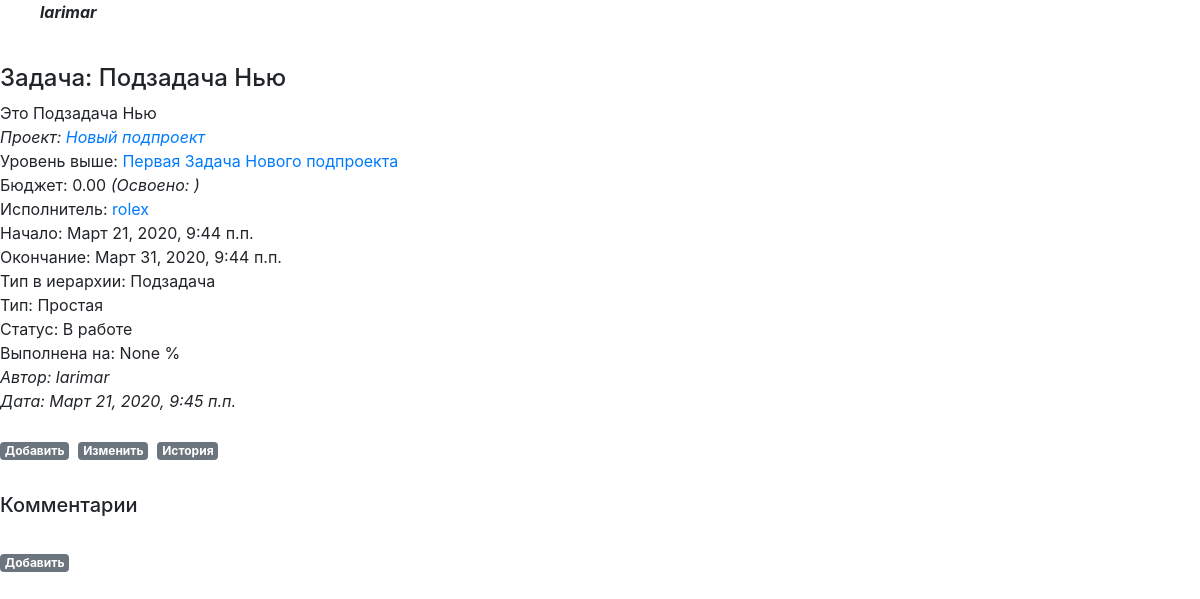
The app's page /projects/taskcomments_page/7 (signed in), older data.
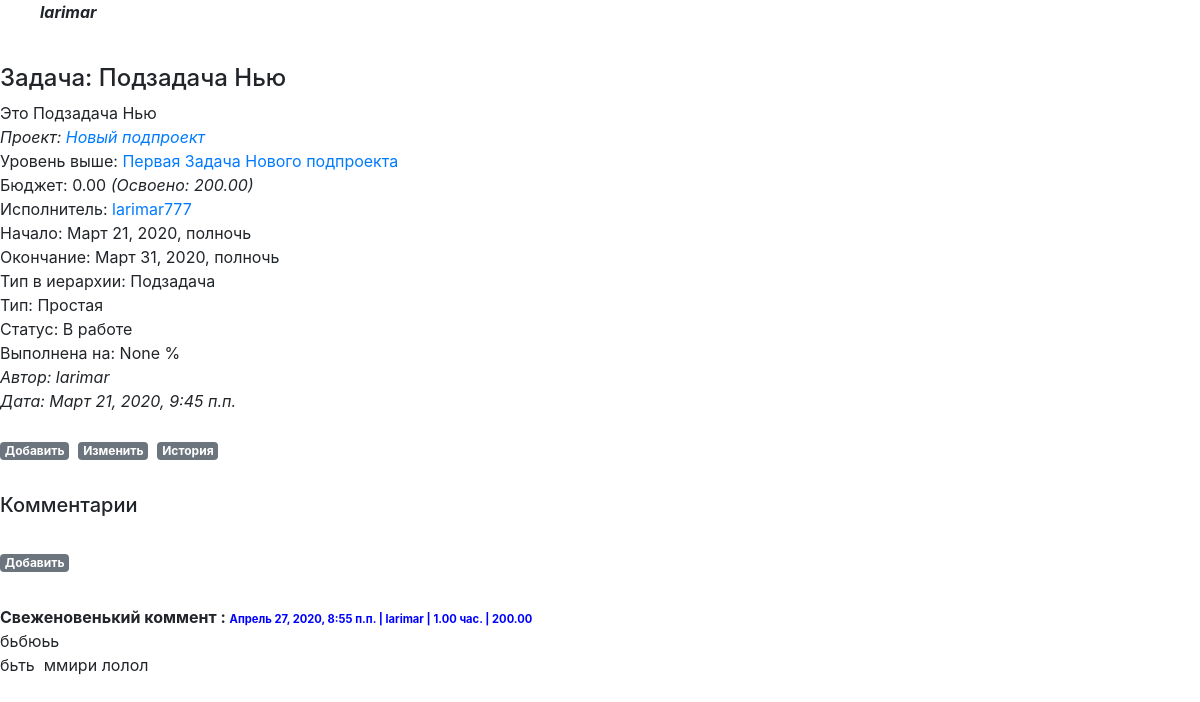
The same page, newer data.
### projects/models.py (models this page shows, shortened)
class Task(MPTTModel):
    name = models.CharField("Наименование", max_length=128)
    description = RichTextUploadingField("Описание")
    datebegin = models.DateTimeField("Начало")
    dateend = models.DateTimeField("Окончание")
    project = models.ForeignKey('Project', on_delete=models.CASCADE, related_name='resultproject', verbose_name="Проект")
    parent = TreeForeignKey('self', null=True, blank=True, limit_choices_to={'is_active':True}, on_delete=models.CASCADE, related_name='task_children', verbose_name="Задача верхнего уровня")
    assigner = models.ForeignKey('auth.User', on_delete=models.CASCADE, related_name='task_assigner', verbose_name="Исполнитель")
    cost = models.DecimalField("Стоимость", max_digits=12, decimal_places=2)
    percentage = models.DecimalField("Процент выполнения", max_digits=5, decimal_places=2)
    structure_type = models.ForeignKey('Dict_TaskStructureType', limit_choices_to={'is_active':True}, on_delete=models.CASCADE, related_name='task_structure_type', verbose_name="Тип задачи в иерархии")
    type = models.ForeignKey('Dict_TaskType', limit_choices_to={'is_active':True}, on_delete=models.CASCADE, related_name='project_type', verbose_name="Тип")
    status = models.ForeignKey('Dict_TaskStatus', limit_choices_to={'is_active':True}, on_delete=models.CASCADE, related_name='project_status', verbose_name="Статус")
    datecreate = models.DateTimeField("Создана", auto_now_add=True)
    dateclose = models.DateTimeField("Дата закрытия", auto_now_add=False, blank=True, null=True)
    author = models.ForeignKey('auth.User', on_delete=models.CASCADE, related_name='resultuser', verbose_name="Автор")
    is_active = models.BooleanField("Активность", default=True)
    class MPTTMeta:
        order_insertion_by = ['-dateend']
    class Meta:
        verbose_name = 'Задача'
        verbose_name_plural = 'Задачи'

class Project(MPTTModel):
    name = models.CharField("Наименование", max_length=64)
    description = RichTextUploadingField("Описание")
    datebegin = models.DateField("Начало")
    dateend = models.DateField("Окончание")
    company = models.ForeignKey('companies.Company', on_delete=models.CASCADE, related_name='resultcompany', verbose_name="Компания")
    parent = TreeForeignKey('self', null=True, blank=True, limit_choices_to={'is_active':True}, on_delete=models.CASCADE, related_name='project_children', verbose_name="Проект верхнего уровня")
    assigner = models.ForeignKey('auth.User', on_delete=models.CASCADE, related_name='project_assigner', verbose_name="Исполнитель")
    cost = models.DecimalField("Стоимость", max_digits=12, decimal_places=2)
    percentage = models.DecimalField("Процент выполнения", max_digits=5, decimal_places=2)
    structure_type = models.ForeignKey('Dict_ProjectStructureType', limit_choices_to={'is_active':True}, on_delete=models.CASCADE, related_name='project_structure_type', verbose_name="Тип проекта в иерархии")
    type = models.ForeignKey('Dict_ProjectType', limit_choices_to={'is_active':True}, on_delete=models.CASCADE, related_name='project_type', verbose_name="Тип")
    status = models.ForeignKey('Dict_ProjectStatus', limit_choices_to={'is_active':True}, on_delete=models.CASCADE, related_name='project_status', verbose_name="Статус")
    datecreate = models.DateTimeField("Создан", auto_now_add=True)
    dateclose = models.DateTimeField("Дата закрытия", auto_now_add=False, blank=True, null=True)
    author = models.ForeignKey('auth.User', on_delete=models.CASCADE, related_name='project_author', verbose_name="Автор")
    members = models.ManyToManyField('auth.User', related_name='project_members', verbose_name="Участники")
    is_active = models.BooleanField("Активность", default=True)
    class MPTTMeta:
        order_insertion_by = ['name']
    class Meta:
        verbose_name = 'Проект'
        verbose_name_plural = 'Проекты'

class Dict_TaskStructureType(models.Model):
    name = models.CharField("Наименование", max_length=64)
    sort = models.PositiveSmallIntegerField(default=1, blank=True, null=True)
    name_lang = models.CharField("Перевод", max_length=64, blank=True, null=True)
    is_active = models.BooleanField("Активность", default=True)
    class Meta:
        ordering = ('sort',)
        verbose_name = 'Тип задачи в иерархии'
        verbose_name_plural = 'Типы задач в иерархии'
    def __str__(self):
        return (self.name)

class Dict_TaskType(models.Model):
    name = models.CharField("Наименование", max_length=64)
    sort = models.PositiveSmallIntegerField(default=1, blank=True, null=True)
    name_lang = models.CharField("Перевод", max_length=64, blank=True, null=True)
    is_active = models.BooleanField("Активность", default=True)
    class Meta:
        ordering = ('sort',)
        verbose_name = 'Тип задачи'
        verbose_name_plural = 'Типы задач'
    def __str__(self):
        return (self.name)

class Dict_TaskStatus(models.Model):
    name = models.CharField("Наименование", max_length=64)
    sort = models.PositiveSmallIntegerField(default=1, blank=True, null=True)
    name_lang = models.CharField("Перевод", max_length=64, blank=True, null=True)
    is_close = models.BooleanField("Закрывает задачу", default=False)
    is_active = models.BooleanField("Активность", default=True)
    class Meta:
        ordering = ('sort',)
        verbose_name = 'Статус задачи'
        verbose_name_plural = 'Статусы задач'
    def __str__(self):
        return (self.name)

class TaskComment(models.Model):
    name = models.CharField("Наименование", max_length=128)
    description = RichTextUploadingField("Описание")
    time = models.DecimalField("Время работы, час.", max_digits=6, decimal_places=2, blank=False, null=False)
    cost = models.DecimalField("Стоимость", max_digits=9, decimal_places=2)
    task = models.ForeignKey('Task', on_delete=models.CASCADE, related_name='resulttask', verbose_name="Задача")
    datecreate = models.DateTimeField("Создан", auto_now_add=True)
    author = models.ForeignKey('auth.User', on_delete=models.CASCADE, verbose_name="Автор")
    is_active = models.BooleanField("Активность", default=True)
    class Meta:
        verbose_name = 'Комментарий'
        verbose_name_plural = 'Комментарии'

### projects/views.py (the view)
# urls.py: path('taskcomments_page/<int:taskid>', views.taskcomments, name = 'taskcomments'),
@login_required   # декоратор для перенаправления неавторизованного пользователя на страницу авторизации
def taskcomments(request, taskid):
    currenttask = Task.objects.get(id=taskid)
    currentuser = request.user.id
    taskcomment_costsum = TaskComment.objects.filter(task=taskid).aggregate(Sum('cost'))
    taskcomment_list = TaskComment.objects.filter(Q(author=request.user.id) | Q(task__project__members__in=[currentuser,]), is_active=True, task=taskid)
    button_taskcomment_create = ''
    button_task_create = ''
    button_task_update = ''
    button_task_history = ''
    is_member = Project.objects.filter(members__in=[currentuser,]).exists()
    if currentuser == currenttask.author_id or currentuser == currenttask.assigner_id or is_member:
       button_task_create = 'Добавить'
       button_task_history = 'История'
       button_taskcomment_create = 'Добавить'
       if currentuser == currenttask.author_id:
          button_task_update = 'Изменить'
    return render(request, "task_detail.html", {
                              'nodes': taskcomment_list.distinct().order_by(),
                              'task': currenttask,
                              'button_task_create': button_task_create,
                              'button_task_update': button_task_update,
                              'button_task_history': button_task_history,
                              'taskcomment_costsum': taskcomment_costsum,
                              'button_taskcomment_create': button_taskcomment_create,
                                                })

### projects/models.py (called while the page is built)
    def __str__(self):
        return (self.name)

    def __str__(self):
        return (self.name)

    def __str__(self):
        return (self.name)

### templates/task_detail.html (shortened to what this page needs)
{% extends 'base.html' %}
{% block task %}
   <div class="task-entry">
      <p><h4>Задача: {{ task.name }}
        </h4></p>
      <p>{% autoescape off %}{{ task.description }}{% endautoescape %}</p>
      <i><p>Проект: <a href="{% url 'my_project:tasks' task.project.pk 0 %}">{{ task.project.name }}</a></p></i>
      {% if task.parent %}
         <p>Уровень выше: <a href="{% url 'my_project:taskcomments' task.parent.pk %}">{{ task.parent.name }}</a></p>
      {% endif %}
      <p>Бюджет: {{ task.cost }} <i>(Освоено: {{ taskcomment_costsum.cost__sum|floatformat:2 }})</i></p>
      <p>Исполнитель: <span class="hint hint--bottom hint--info" data-hint="Профиль исполнителя"><a href="{% url 'my_account:userprofile_detail' task.assigner.pk ' ' %}">{{ task.assigner }}</a></span></p>
      <p>Начало: {{ task.datebegin }}</p>
      <p>Окончание: {{ task.dateend }}</p>
      <p>Тип в иерархии: {{ task.structure_type }}</p>
      <p>Тип: {{ task.type }}</p>
      <p>Статус: {{ task.status }}</p>
      <p>Выполнена на: {{ task.percentage }} %</p>
      <em>Автор: {{ task.author }}</em><br />
      <em>Дата: {{ task.datecreate }}</em>
      <p>&nbsp;</p>
        <div>
          <div style="float: left;"><a href="{% url 'my_project:task_create' task.project.id task.pk %}" class="top-menu"><span class="badge badge-secondary">{{ button_task_create }}</span></a></div>
          <div style="float: left;">&nbsp;</div><div style="float: left;">&nbsp;</div>
          <div style="float: left;"><a href="{% url 'my_project:task_update' task.pk %}" class="top-menu"><span class="badge badge-secondary">{{ button_task_update }}</span></a></div>
          <div style="float: left;">&nbsp;</div><div style="float: left;">&nbsp;</div>
          <div style="float: left;"><a href="{% url 'my_project:task_history' task.pk %}" class="top-menu"><span class="badge badge-secondary">{{ button_task_history }}</span></a></div>
        </div>
   </div>
{% endblock task %}
{% block list %}
   <div class="comment-entry">
        <p>&nbsp;</p>
        <h5>Комментарии</h5>
      <div class="comment-entry"></div><a href="{% url 'my_project:taskcomment_create' task.pk %}" class="top-menu"><span class="badge badge-secondary">{{ button_taskcomment_create }}</span></a></div>
        {% for taskcomment in nodes %}
           <div class="comment-entry">
            <b>{{ taskcomment.name }} : <span style="font-size: 70%; color: blue;">{{ taskcomment.datecreate }} |
              <span><span class="hint hint--bottom hint--info" data-hint="Профиль"><a style="color: blue;" href="{% url 'my_account:userprofile_detail' taskcomment.author.pk ' ' %}">{{ taskcomment.author.username }}</a></span></i> |
                 {{ taskcomment.time }} час. |
                 {{ taskcomment.cost }}</span></b>
            <p>{% autoescape off %}{{ taskcomment.description }}{% endautoescape %}</p>
           </div>
        {% endfor %}
{% endblock list %}

### templates/base.html (shortened to what this page needs)
<!DOCTYPE html>
<html lang="en">
    <head>
        {% load static %}
        <link rel="stylesheet" href="{% static 'css/base.css' %}">
        <link rel="stylesheet" href="{% static 'css/bootstrap.min.css' %}">
        <link rel="stylesheet" href="{% static 'css/hint.css' %}">
        <link rel="stylesheet" href="https://stackpath.bootstrapcdn.com/bootstrap/4.4.1/css/bootstrap.min.css">
        {% block head %}
            {% if user.is_authenticated %}
               <ul>{% load menubuilder %}{% menu main_menu %}
                      <span align="right"><b><i>{{ user.username }}</i></b></span>
               </ul>
            {% else %}
               <ul>{% load menubuilder %}{% menu logout_menu %}
            {% endif %}
        {% endblock %}
    </head>
    <body>
        <br />
        <section id=content>
            {% block task %}
            {% endblock %}
            {% block list %}
            {% endblock %}
        </section>
    </body>
</html>

### static/css/base.css (style rules this page uses)
body { font-family: 'Source Sans Pro', sans-serif; font-size: 18px; }
.task-entry { margin-bottom: 2rem; }
.task-entry p { margin: 0; font-weight: 400; }
.comment-entry { margin-bottom: 2rem; }
.comment-entry p { margin: 0; font-weight: 400; }
* { box-sizing: border-box; }

### static/css/hint.css (style rules this page uses)
[class*="hint--"] { position: relative; display: inline-block; }
[class*="hint--"]:before, [class*="hint--"]:after { position: absolute; -webkit-transform: translate3d(0, 0, 0); -moz-transform: translate3d(0, 0, 0); transform: translate3d(0, 0, 0); visibility: hidden; opacity: 0; z-index: 1000000; pointer-events: none; -webkit-transition: 0.3s ease; -moz-transition: 0.3s ease; transition: 0.3s ease; -webkit-transition-delay: 0ms; -moz-transition-delay: 0ms; transition-delay: 0ms; }
[class*="hint--"]:before { content: ''; position: absolute; background: transparent; border: 6px solid transparent; z-index: 1000001; }
[class*="hint--"]:after { background: #383838; color: white; padding: 8px 10px; font-size: 12px; font-family: "Helvetica Neue", Helvetica, Arial, sans-serif; line-height: 12px; white-space: nowrap; }
[class*="hint--"][data-hint]:after { content: attr(data-hint); }
.hint--bottom:before { border-bottom-color: #383838; }
.hint--bottom:before { margin-top: -11px; }
.hint--bottom:before, .hint--bottom:after { top: 100%; left: 50%; }
.hint--bottom:before { left: calc(50% - 6px); }
.hint--bottom:after { -webkit-transform: translateX(-50%); -moz-transform: translateX(-50%); transform: translateX(-50%); }
[class*="hint--"]:after { text-shadow: 0 -1px 0px black; box-shadow: 4px 4px 8px rgba(0, 0, 0, 0.3); }
.hint--info:after { background-color: #3986ac; text-shadow: 0 -1px 0px #1a3c4d; }
.hint--info.hint--bottom:before { border-bottom-color: #3986ac; }

Row changes from the older to the newer data that the page shows:
changed Task "Подзадача Нью": assigner "rolex" → "larimar777"; datebegin "Март 21, 2020, 9:44 п.п." → "Март 21, 2020, полночь"; dateend "Март 31, 2020, 9:44 п.п." → "Март 31, 2020, полночь"
added TaskComment: name "Свеженовенький коммент", datecreate "Апрель 27, 2020, 8:55 п.п.", author.username "larimar", time "1.00", cost "200.00", description "бьбюьь бьть ммири лолол"
Text that changed along with them:
{{ taskcomment_costsum.cost__sum|floatformat:2 }}: (not shown) → "200.00"
